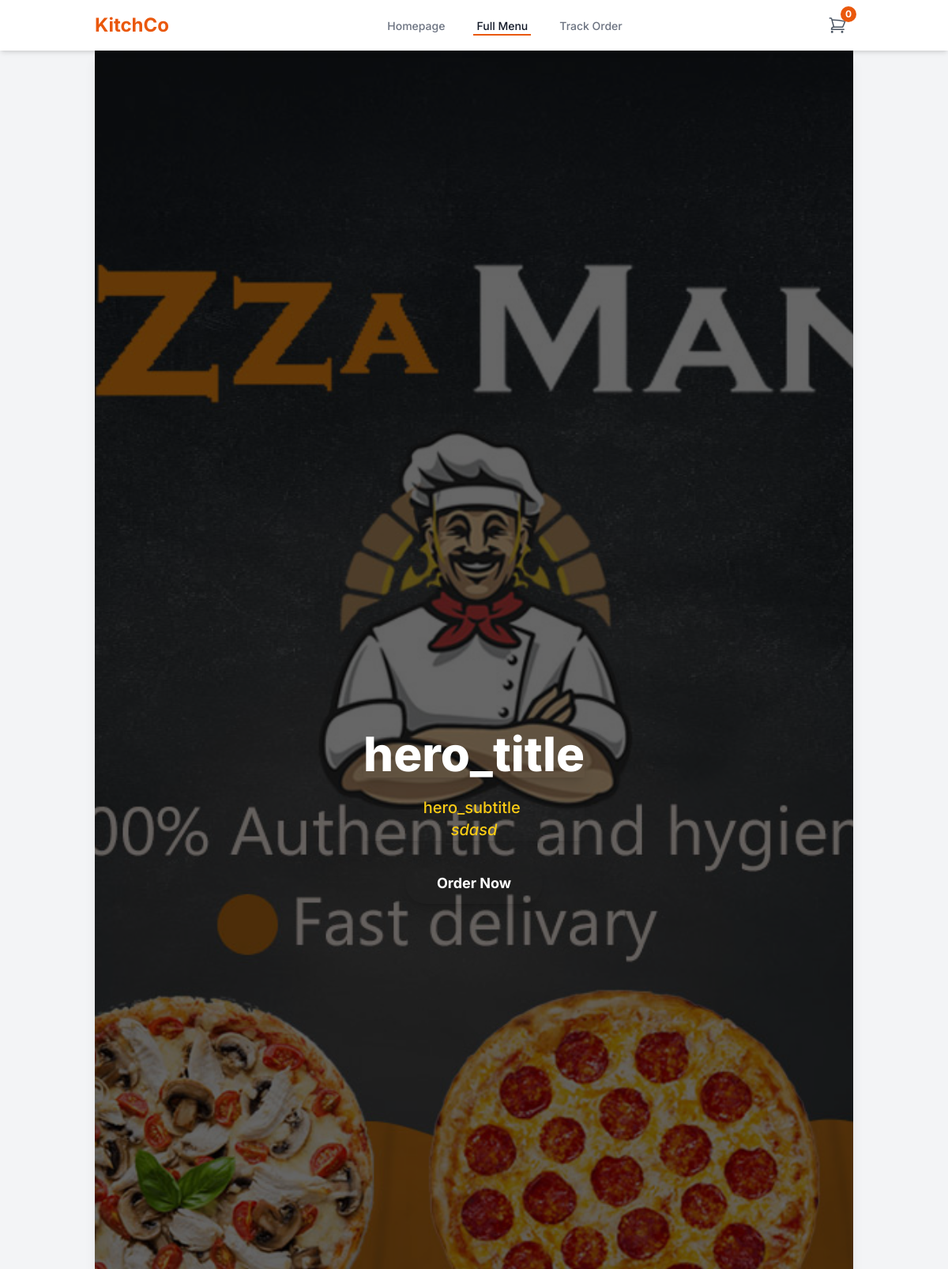
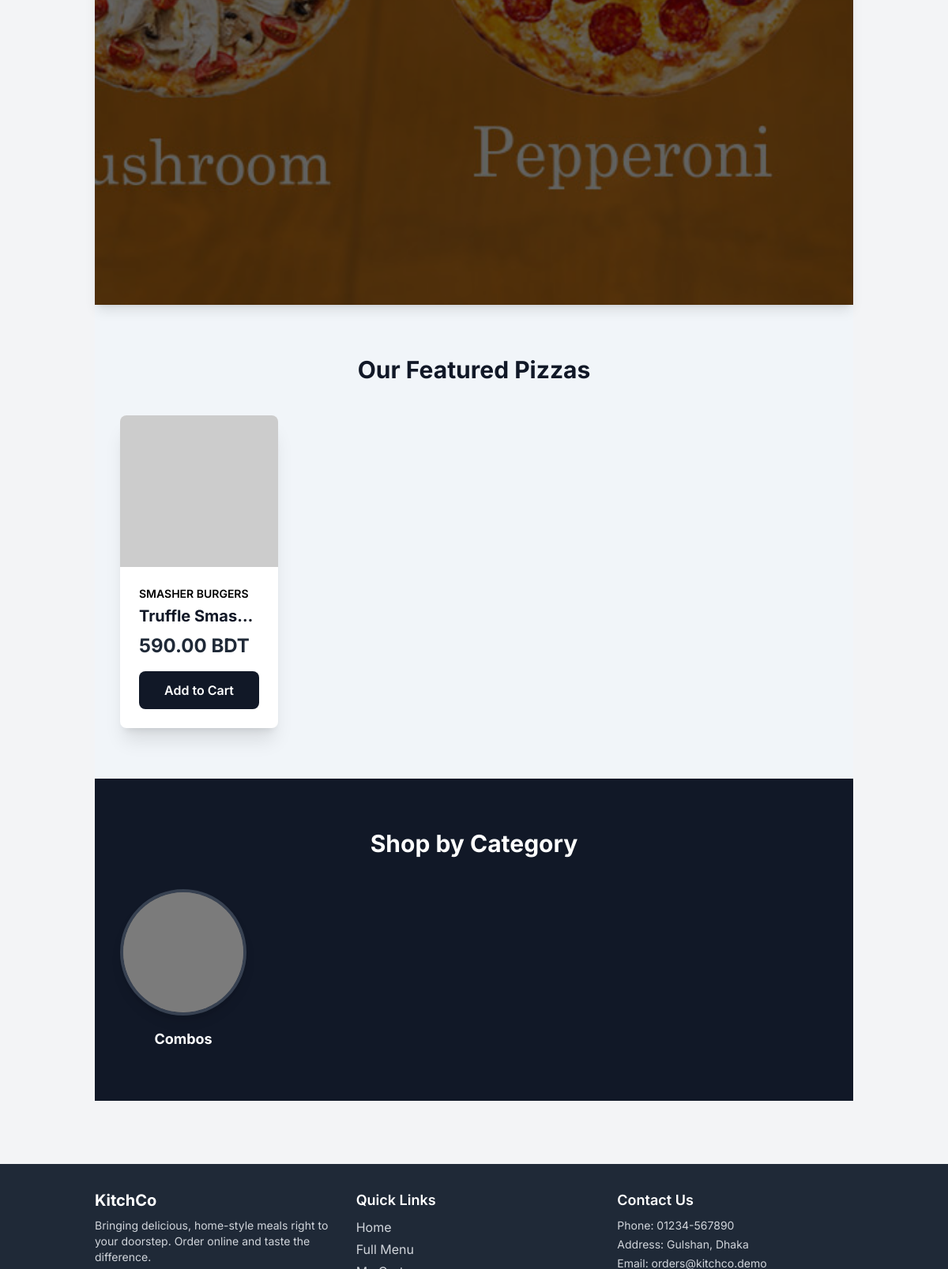
The app's page /indexdemo.php with its own data (2 pictures, top to bottom).
### tables this page shows
CREATE TABLE IF NOT EXISTS `menu_items` (
  `id` int NOT NULL AUTO_INCREMENT,
  `category_id` int NOT NULL,
  `name` varchar(150) NOT NULL,
  `description` text,
  `price` decimal(10,2) NOT NULL,
  `image` varchar(255) DEFAULT NULL,
  `is_available` tinyint(1) NOT NULL DEFAULT '1',
  `is_featured` tinyint(1) NOT NULL DEFAULT '0',
  PRIMARY KEY (`id`),
  KEY `category_id` (`category_id`)
);

CREATE TABLE IF NOT EXISTS `categories` (
  `id` int NOT NULL AUTO_INCREMENT,
  `name` varchar(100) NOT NULL,
  `description` text,
  `image` varchar(255) DEFAULT NULL,
  `is_visible` tinyint(1) NOT NULL DEFAULT '1',
  PRIMARY KEY (`id`)
);

### config.php (called while the page is built, shortened)
<?php
$db = new mysqli(DB_HOST, DB_USER, DB_PASS, DB_NAME);
$db->set_charset("utf8mb4");
$settings = [];
$settings_query = $db->query("SELECT setting_key, setting_value FROM site_settings");
if ($settings_query) {
    while ($row = $settings_query->fetch_assoc()) {
        $settings[$row['setting_key']] = $row['setting_value'];
    }
} else {
    die("Error: Could not load site settings from database.");
}
function e($data) {
    return htmlspecialchars($data, ENT_QUOTES, 'UTF-8');
}
?>

### indexdemo.php (the view, shortened to what this page needs)
<?php
require_once('includes/header.php');
$featured_items = [];
$sql_featured = "SELECT m.id, m.name, m.price, m.image, c.name as category_name
                 FROM menu_items m
                 JOIN categories c ON m.category_id = c.id
                 WHERE m.is_available = 1 AND m.is_featured = 1
                 ORDER BY m.name ASC
                 LIMIT 8";
$result_featured = $db->query($sql_featured);
if ($result_featured) {
    while ($row = $result_featured->fetch_assoc()) {
        $featured_items[] = $row;
    }
}
$homepage_categories = [];
$sql_categories = "SELECT c.id, c.name, c.image, c.description
                   FROM homepage_sections hs
                   JOIN categories c ON hs.category_id = c.id
                   WHERE hs.is_visible = 1 AND c.is_visible = 1
                   ORDER BY hs.display_order ASC";
$result_categories = $db->query($sql_categories);
if ($result_categories) {
    while ($row = $result_categories->fetch_assoc()) {
        $homepage_categories[] = $row;
    }
}
?>
<section class="relative bg-gray-900 h-[60vh] min-h-[400px] flex items-center justify-center text-center -mt-8 shadow-lg">
    <div class="absolute inset-0">
        <img src="<?php echo e(BASE_URL . ($settings['hero_image_url'] ?? 'https://placehold.co/1600x700/222222/555555?text=Pizza+Mania+Banner')); ?>"
             alt="Pizza Mania"
             class="w-full h-full object-cover"
             onerror="this.src='https://placehold.co/1600x700/222222/555555?text=Pizza+Mania+Banner'">
        <div class="absolute inset-0 bg-black bg-opacity-60"></div>
    </div>
    <div class="relative max-w-3xl mx-auto px-6 z-10">
        <h1 class="text-4xl lg:text-6xl font-extrabold text-white shadow-lg leading-tight">
            <?php echo e($settings['hero_title'] ?? 'Welcome to Pizza Mania'); ?>
        </h1>
        <div class="mt-6 text-xl text-yellow-400 font-medium shadow-lg">
            <?php echo strip_tags(
                $settings['hero_subtitle'] ?? '<p>Hot, fresh pizza delivered to your door.</p>',
                '<p><b><i>'
            ); ?>
        </div>
        <div class="mt-10">
            <a href="<?php echo BASE_URL; ?>/menu" class="px-10 py-4 bg-brand-red text-white text-lg font-bold rounded-full shadow-lg hover:bg-red-700 transition-colors transform hover:scale-105">
                Order Now
            </a>
        </div>
    </div>
</section>
<?php if (!empty($featured_items)): ?>
<section class="py-16 bg-slate-100">
    <div class="container mx-auto px-4 sm:px-6 lg:px-8">
        <h2 class="text-3xl font-bold text-gray-900 mb-10 text-center">Our Featured Pizzas</h2>
        <div class="grid grid-cols-1 sm:grid-cols-2 lg:grid-cols-4 gap-8">
            <?php foreach ($featured_items as $item): ?>
                <div class="bg-white rounded-lg shadow-xl overflow-hidden transform transition-all hover:scale-105 hover:shadow-2xl">
                    <a href="<?php echo BASE_URL; ?>/menu#item-<?php echo e($item['id']); ?>" class="block">
                        <img
                            src="<?php echo e(BASE_URL . ($item['image'] ?? 'https://placehold.co/400x300/EFEFEF/AAAAAA?text=No+Image')); ?>"
                            alt="<?php echo e($item['name']); ?>"
                            class="w-full h-48 object-cover"
                            onerror="this.src='https://placehold.co/400x300/EFEFEF/AAAAAA?text=No+Image'"
                        >
                    </a>
                    <div class="p-6">
                        <div class="text-sm font-semibold text-brand-red mb-1 uppercase"><?php echo e($item['category_name']); ?></div>
                        <h3 class="text-xl font-bold text-gray-900 truncate"><?php echo e($item['name']); ?></h3>
                        <p class="text-2xl font-bold text-gray-800 mt-2"><?php echo e(number_format($item['price'], 2)); ?> BDT</p>
                        <a href="<?php echo BASE_URL; ?>/menu#item-<?php echo e($item['id']); ?>" class="mt-4 block w-full text-center px-4 py-3 bg-gray-900 text-white font-semibold rounded-lg hover:bg-gray-700 transition-colors">
                            Add to Cart
                        </a>
                    </div>
                </div>
            <?php endforeach; ?>
        </div>
    </div>
</section>
<?php endif; ?>
<?php if (!empty($homepage_categories)): ?>
<section class="py-16 bg-gray-900">
    <div class="container mx-auto px-4 sm:px-6 lg:px-8">
        <h2 class="text-3xl font-bold text-white mb-10 text-center">Shop by Category</h2>
        <div class="grid grid-cols-2 sm:grid-cols-3 lg:grid-cols-5 gap-6 justify-center">
            <?php foreach ($homepage_categories as $category): ?>
                <a href="<?php echo BASE_URL; ?>/menu/category/<?php echo e($category['id']); ?>" class="block group text-center">
                    <div class="relative w-32 h-32 lg:w-40 lg:h-40 mx-auto rounded-full shadow-lg overflow-hidden transform transition-transform group-hover:scale-105 border-4 border-gray-700 group-hover:border-yellow-400">
                        <img
                            src="<?php echo e(BASE_URL . ($category['image'] ?? 'https://placehold.co/200x200/EFEFEF/AAAAAA?text=No+Image')); ?>"
                            alt="<?php echo e($category['name']); ?>"
                            class="w-full h-full object-cover"
                            onerror="this.src='https://placehold.co/200x200/EFEFEF/AAAAAA?text=No+Image'"
                        >
                        <div class="absolute inset-0 bg-black bg-opacity-40 group-hover:bg-opacity-20 transition-all"></div>
                    </div>
                    <h3 class="mt-4 text-lg font-bold text-white group-hover:text-yellow-400">
                        <?php echo e($category['name']); ?>
                    </h3>
                </a>
            <?php endforeach; ?>
        </div>
    </div>
</section>
<?php endif; ?>
<?php
require_once('includes/footer.php');
?>

### records on screen
menu_items: category.name "SMASHER BURGERS", name "Truffle Smas…", price "590.00"
categories: name "Combos"

### other values on screen
$cart_count "0"
$settings['hero_title'] "hero_title"
